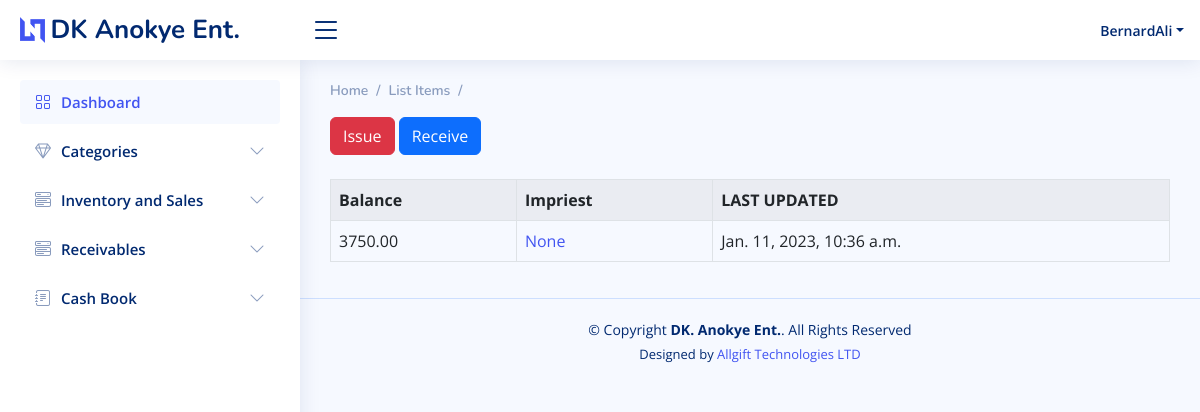
Screenshot of /cash_detail/4/ (signed in) with the database file from the repository.
### core/models.py (models this page shows, shortened)
class Cash(models.Model):
    category = models.CharField(max_length=50, blank=True, null=True, choices=CASH_CHOICE)
    recipient = models.CharField(max_length=50)
    detail = models.TextField(max_length=50)
    created_on = models.DateTimeField(auto_now_add=True)
    amount_in = models.DecimalField(max_digits=10, decimal_places=2, blank=True, null=True)
    amount_out = models.DecimalField(max_digits=10, decimal_places=2, blank=True, null=True)
    impriest_level = models.DecimalField(max_digits=10, decimal_places=2, blank=True, null=True)
    balance = models.DecimalField(max_digits=10, decimal_places=2, blank=True, null=True)
    issue_by = models.CharField(max_length=50, blank=True, null=True)
    export_to_CSV = models.BooleanField(default=False)
    last_updated = models.DateTimeField(auto_now=True)

### core/views.py (the view)
# urls.py: path('cash_detail/<str:pk>/', views.cash_detail, name="cash_detail"),
@login_required
def cash_detail(request, pk):
    queryset = Cash.objects.get(id=pk)
    context = {
        "queryset": queryset,
    }
    return render(request, "cash_detail.html", context)

### templates/cash_detail.html (shortened to what this page needs)
{% extends 'base.html' %}
{% load crispy_forms_tags %}
{% block content %}
     <div class="pagetitle">
      <nav>
        <ol class="breadcrumb">
          <li class="breadcrumb-item"><a href="{% url 'home' %}">Home</a></li>
          <li class="breadcrumb-item"><a href="{% url 'list_items' %}">List Items</a></li>
          <li class="breadcrumb-item active">{{queryset.item_name}}</li>
        </ol>
      </nav>
    </div>
     <section class="section dashboard">
         <a href="{% url 'issue_cash' queryset.id  %}"><div class='btn btn-danger'>Issue {{queryset.item_name}}</div></a>
         <a href="{% url 'receive_cash' queryset.id %}"><div class='btn btn-primary'>Receive {{queryset.item_name}}</div></a>
            <br><br>
            <div class="display_table">
              <table class='table table-bordered table-striped'>
                      <tr>
                        <th>Balance</th>
                        <th>Impriest</th>
                        <th>LAST UPDATED</th>
                      </tr>
                      <tr>
                        <td>
                          {% if queryset.balance <= queryset.impriest_level %}
                          <div style="background-color: orange;">{{queryset.balance}}</div>
                          {% else %}{{queryset.balance}}
                          {% endif %}
                        </td>
                          <td><a href="{% url 'impriest_level' queryset.id %}">{{queryset.impriest_level}}</a></td>
                        <td>{{queryset.last_updated}}</td>
                      </tr>
              </table>
        </div>
    </section>
{% endblock content %}

### templates/base.html (shortened to what this page needs)
{% load static %}
<!DOCTYPE html>
<html lang="en">
<head>
  <link href="{% static 'assets/vendor/bootstrap/css/bootstrap.min.css' %}" rel="stylesheet">
  <link href="{% static 'assets/vendor/bootstrap-icons/bootstrap-icons.css' %}" rel="stylesheet">
  <link href="{% static 'assets/vendor/boxicons/css/boxicons.min.css' %}" rel="stylesheet">
  <link href="{% static 'assets/vendor/quill/quill.snow.css' %}" rel="stylesheet">
  <link href="{% static 'assets/vendor/quill/quill.bubble.css' %}" rel="stylesheet">
  <link href="{% static 'assets/vendor/remixicon/remixicon.css' %}" rel="stylesheet">
  <link href="{% static 'assets/vendor/simple-datatables/style.css' %}" rel="stylesheet">
  <link href="{% static 'assets/css/style.css' %}" rel="stylesheet">
</head>
<body>
  <header id="header" class="header fixed-top d-flex align-items-center">
    <div class="d-flex align-items-center justify-content-between">
      <a href="{% url 'home' %}" class="logo d-flex align-items-center">
        <img src="{% static 'assets/img/logo.png' %}" alt="">
        <span class="d-none d-lg-block">DK Anokye Ent.</span>
      </a>
      <i class="bi bi-list toggle-sidebar-btn"></i>
    </div>
    <nav class="header-nav ms-auto">
      <ul class="d-flex align-items-center">
        {% if request.user.is_authenticated %}
        <li class="nav-item dropdown pe-3">
          <a class="nav-link nav-profile d-flex align-items-center pe-0" href="#" data-bs-toggle="dropdown">
            <span class="d-none d-md-block dropdown-toggle ps-2">{{ user.username }}</span>
          </a>
        </li>
        {% endif %}
      </ul>
    </nav>
  </header>
  <aside id="sidebar" class="sidebar">
    <ul class="sidebar-nav" id="sidebar-nav">
      <li class="nav-item">
        <a class="nav-link " href="{% url 'home' %}">
          <i class="bi bi-grid"></i>
          <span>Dashboard</span>
        </a>
      </li>
        {% if request.user.is_authenticated and request.user.is_superuser %}
      <li class="nav-item">
        <a class="nav-link collapsed" data-bs-target="#icons-nav" data-bs-toggle="collapse" href="#">
          <i class="bi bi-gem"></i><span>Categories</span><i class="bi bi-chevron-down ms-auto"></i>
        </a>
      </li>
      {% endif %}
      <li class="nav-item">
        <a class="nav-link collapsed" data-bs-target="#components-nav" data-bs-toggle="collapse" href="#">
          <i class="bi bi-menu-button-wide"></i><span>Inventory and Sales</span><i class="bi bi-chevron-down ms-auto"></i>
        </a>
      </li>
      <li class="nav-item">
        <a class="nav-link collapsed" data-bs-target="#components-rec" data-bs-toggle="collapse" href="#">
          <i class="bi bi-menu-button-wide"></i><span>Receivables</span><i class="bi bi-chevron-down ms-auto"></i>
        </a>
      </li>
      {% if request.user.is_authenticated and request.user.is_superuser %}
      <li class="nav-item">
        <a class="nav-link collapsed" data-bs-target="#forms-nav" data-bs-toggle="collapse" href="#">
          <i class="bi bi-journal-text"></i><span>Cash Book</span><i class="bi bi-chevron-down ms-auto"></i>
        </a>
      </li>
      {% endif %}
    </ul>
  </aside>
  <main id="main" class="main">
      {% block content %}
      {% endblock content %}
  </main>
  <footer id="footer" class="footer">
    <div class="copyright">
      &copy; Copyright <strong><span>DK. Anokye Ent.</span></strong>. All Rights Reserved
    </div>
    <div class="credits">
      Designed by <a href="https://allgifttechnologies.com/">Allgift Technologies LTD</a>
    </div>
  </footer>
</body>
</html>

### static/assets/css/style.css (style rules this page uses)
:root { scroll-behavior: smooth; }
body { font-family: "Open Sans", sans-serif; background: #f6f9ff; color: #444444; }
a { color: #4154f1; text-decoration: none; }
#main { margin-top: 60px; padding: 20px 30px; transition: all 0.3s; }
.pagetitle { margin-bottom: 10px; }
.breadcrumb { font-size: 14px; font-family: "Nunito", sans-serif; color: #899bbd; font-weight: 600; }
.breadcrumb a { color: #899bbd; transition: 0.3s; }
.breadcrumb .breadcrumb-item::before { color: #899bbd; }
.breadcrumb .active { color: #51678f; font-weight: 600; }
.logo { line-height: 1; }
@media (min-width: 1200px) { .logo { width: 280px; } }
.logo img { max-height: 26px; margin-right: 6px; }
.logo span { font-size: 26px; font-weight: 700; color: #012970; font-family: "Nunito", sans-serif; }
.header { transition: all 0.5s; z-index: 997; height: 60px; box-shadow: 0px 2px 20px rgba(1, 41, 112, 0.1); background-color: #fff; padding-left: 20px; }
.header .toggle-sidebar-btn { font-size: 32px; padding-left: 10px; cursor: pointer; color: #012970; }
.header-nav ul { list-style: none; }
.header-nav>ul { margin: 0; padding: 0; }
.header-nav .nav-profile { color: #012970; }
.header-nav .nav-profile span { font-size: 14px; font-weight: 600; }
.sidebar { position: fixed; top: 60px; left: 0; bottom: 0; width: 300px; z-index: 996; transition: all 0.3s; padding: 20px; overflow-y: auto; scrollbar-width: thin; scrollbar-color: #aab7cf transparent; box-shadow: 0px 0px 20px rgba(1, 41, 112, 0.1); background-color: #fff; }
@media (min-width: 1200px) { #main, #footer { margin-left: 300px; } }
.sidebar-nav { padding: 0; margin: 0; list-style: none; }
.sidebar-nav li { padding: 0; margin: 0; list-style: none; }
.sidebar-nav .nav-item { margin-bottom: 5px; }
.sidebar-nav .nav-link { display: flex; align-items: center; font-size: 15px; font-weight: 600; color: #4154f1; transition: 0.3; background: #f6f9ff; padding: 10px 15px; border-radius: 4px; }
.sidebar-nav .nav-link i { font-size: 16px; margin-right: 10px; color: #4154f1; }
.sidebar-nav .nav-link.collapsed { color: #012970; background: #fff; }
.sidebar-nav .nav-link.collapsed i { color: #899bbd; }
.sidebar-nav .nav-link .bi-chevron-down { margin-right: 0; transition: transform 0.2s ease-in-out; }
.footer { padding: 20px 0; font-size: 14px; transition: all 0.3s; border-top: 1px solid #cddfff; }
.footer .copyright { text-align: center; color: #012970; }
.footer .credits { padding-top: 5px; text-align: center; font-size: 13px; color: #012970; }

### rows the page displays
Cash: balance "3750.00", impriest_level "None", last_updated "Jan. 11, 2023, 10:36 a.m."

### other values shown
{{ user.username }} "BernardAli"
